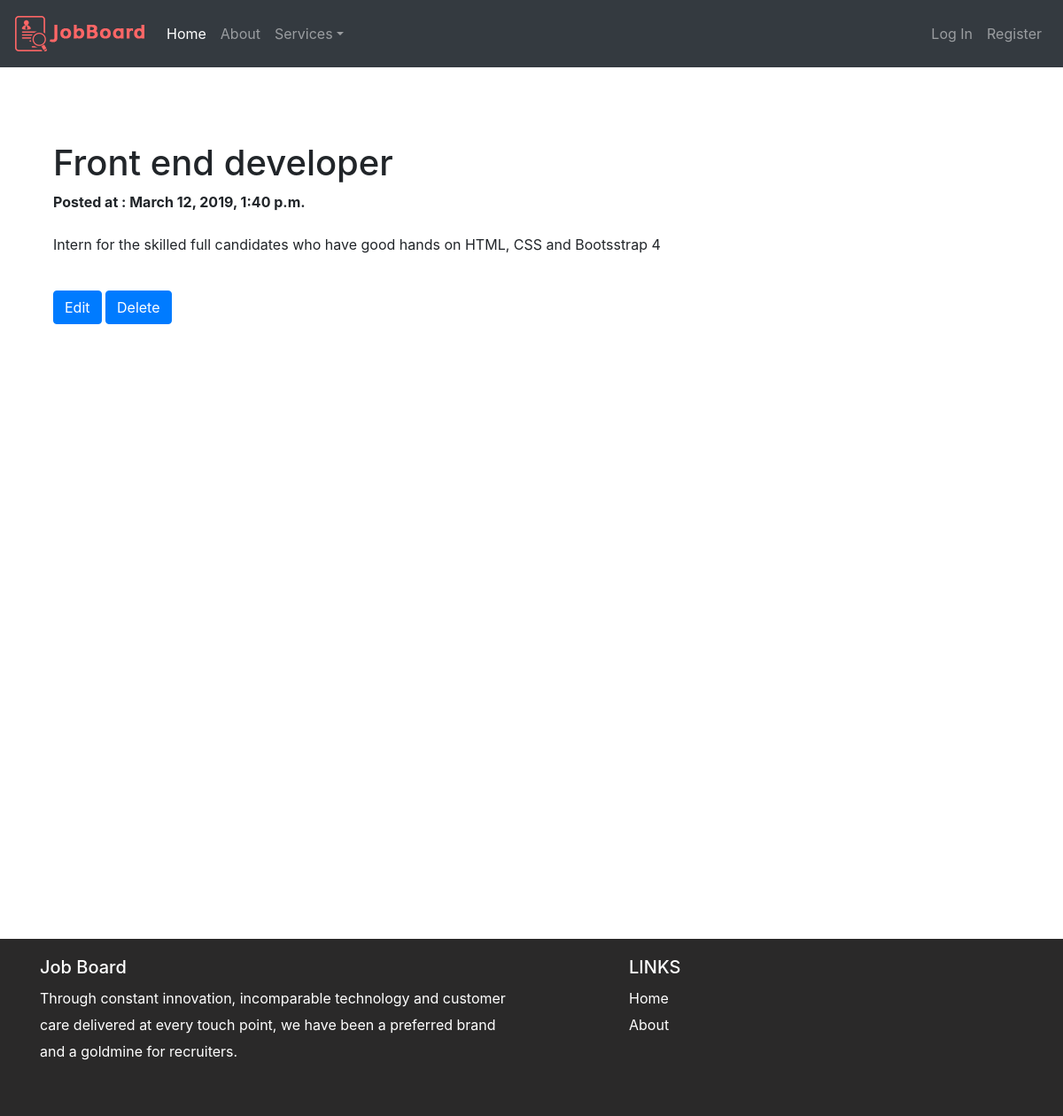
The page /1/userposted/ on the database its author committed.
### jobs/models.py (models this page shows, shortened)
class Job(models.Model):
    title = models.CharField(max_length=100)
    company_name = models.CharField(max_length=100)
    description = models.TextField()
    timestamp = models.DateTimeField(auto_now_add=True, auto_now=False )
    class Meta:
        ordering = ["-timestamp"]

### jobs/views.py (the view)
# urls.py: url(r'^(?P<id>\d+)/userposted/$', user_posted,name='userpost'),
def user_posted(request,id=None): #Detail retrieve
   instance =get_object_or_404(Job , id=id)
   context = {
      "title":instance.title,
      "instance":instance
   }
   return render(request,"user_posted.html",context)

### templates/user_posted.html (shortened to what this page needs)
{% extends "base.html"%}
{% block content%}
<div class="col-md-12" >
    <h1>
        {{ title }}
     </h1>
    <b> Posted at : {{instance.timestamp}} </b> <br> <br>
     {{instance.description|linebreaks}}<br>
    <p><a href='{% url "update" id=instance.id %}' class="btn btn-primary" role="button">Edit</a>
    <a href='{% url "delete" id=instance.id %}' class="btn btn-primary" role="button">Delete</a></p>
</div>
{% endblock content%}

### static/css/navbar-top.css (style rules this page uses)
body { min-height: 75rem; }

### static/css/sticky-footer.css (style rules this page uses)
html { position: relative; min-height: 100%; }
body { margin-bottom: 60px; }

### rows shown on the page
Job: title "Front end developer", timestamp "March 12, 2019, 1:40 p.m.", description "Intern for the skilled full candidates who have good hands on HTML, CSS and Bootsstrap 4"
